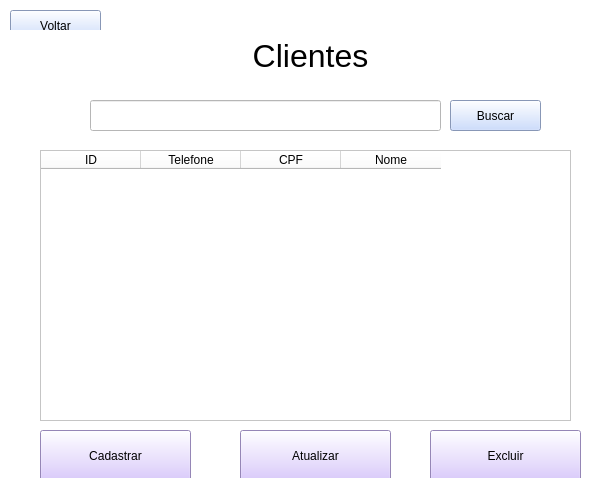
<?xml version="1.0" encoding="UTF-8"?>
<ui version="4.0">
 <class>MainWindow</class>
 <widget class="QMainWindow" name="MainWindow">
  <property name="geometry">
   <rect><x>0</x><y>0</y><width>616</width><height>500</height></rect>
  </property>
  <property name="windowTitle"><string>MainWindow</string></property>
  <property name="styleSheet">
   <string notr="true">background-color: rgb(255, 255, 255);</string>
  </property>
  <widget class="QWidget" name="centralwidget">

   <widget class="QPushButton" name="bt_voltar">
    <property name="geometry">
     <rect><x>10</x><y>10</y><width>91</width><height>31</height></rect>
    </property>
    <property name="styleSheet">
     <string notr="true">background-color: rgb(190, 211, 255);</string>
    </property>
    <property name="text"><string>Voltar</string></property>
   </widget>

   <widget class="QLabel" name="label">
    <property name="geometry">
     <rect><x>0</x><y>30</y><width>621</width><height>51</height></rect>
    </property>
    <property name="font">
     <font><family>Microsoft Sans Serif</family><pointsize>24</pointsize></font>
    </property>
    <property name="text"><string>Clientes</string></property>
    <property name="alignment"><set>AlignCenter</set></property>
   </widget>

   <widget class="QLineEdit" name="txt_buscarCliente">
    <property name="geometry">
     <rect><x>90</x><y>100</y><width>351</width><height>31</height></rect>
    </property>
   </widget>

   <widget class="QPushButton" name="bt_buscarCliente">
    <property name="geometry">
     <rect><x>450</x><y>100</y><width>91</width><height>31</height></rect>
    </property>
    <property name="styleSheet">
     <string notr="true">background-color: rgb(190, 211, 255);</string>
    </property>
    <property name="text"><string>Buscar</string></property>
   </widget>

   <widget class="QTableWidget" name="tabela_clientes">
    <property name="geometry">
     <rect><x>40</x><y>150</y><width>531</width><height>271</height></rect>
    </property>
    <column><property name="text"><string>ID</string></property></column>
    <column><property name="text"><string>Telefone</string></property></column>
    <column><property name="text"><string>CPF</string></property></column>
    <column><property name="text"><string>Nome</string></property></column>
   </widget>

   <widget class="QPushButton" name="bt_cadastrarCliente">
    <property name="geometry">
     <rect><x>40</x><y>430</y><width>151</width><height>51</height></rect>
    </property>
    <property name="styleSheet">
     <string notr="true">background-color: rgb(209, 187, 255);</string>
    </property>
    <property name="text"><string>Cadastrar</string></property>
   </widget>

   <widget class="QPushButton" name="bt_atualizarCliente">
    <property name="geometry">
     <rect><x>240</x><y>430</y><width>151</width><height>51</height></rect>
    </property>
    <property name="styleSheet">
     <string notr="true">background-color: rgb(209, 187, 255);</string>
    </property>
    <property name="text"><string>Atualizar</string></property>
   </widget>

   <widget class="QPushButton" name="bt_excluirCliente">
    <property name="geometry">
     <rect><x>430</x><y>430</y><width>151</width><height>51</height></rect>
    </property>
    <property name="styleSheet">
     <string notr="true">background-color: rgb(209, 187, 255);</string>
    </property>
    <property name="text"><string>Excluir</string></property>
   </widget>

  </widget>
  <widget class="QStatusBar" name="statusbar"/>
 </widget>
 <resources/>
 <connections/>
</ui>
